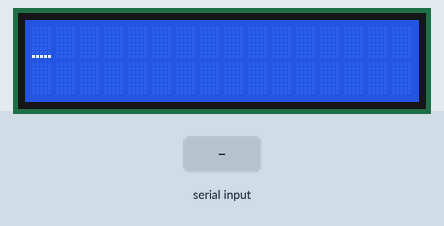
Recording of a sketch running on a simulated Arduino Uno, built with avr-gcc and run on an emulated ATmega328P. On the bench: 16×2 character LCD. The test bench sets the inputs (shaded band). What the sketch prints to the serial monitor is not drawn.

Above: at 1.2 s.
1.3 s: "1\n" received over Serial
At 2.5 s:
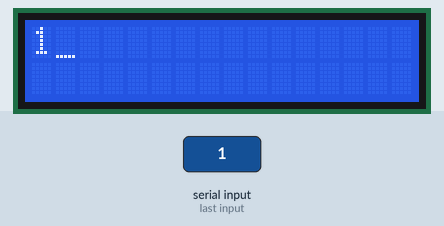
2.8 s: "0\n" received over Serial
At 3.9 s:
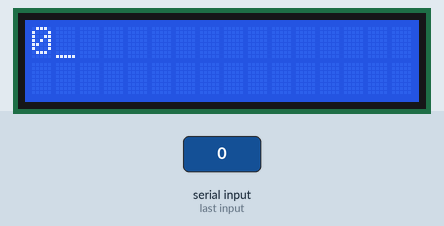
4.3 s: "2\n" received over Serial
At 5.0 s:
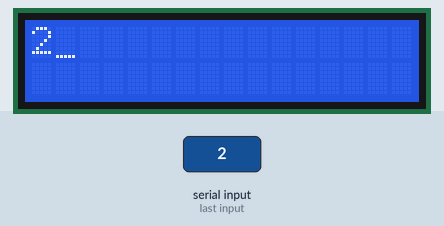
Timing chart, 0 to 7.3 s (numbered marks = the images above; inputs shaded):
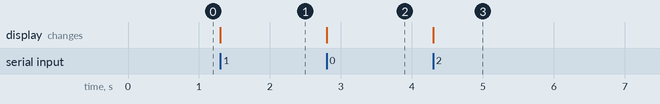

Measured:
- after the input at 1.3 s, the display: changes at once (image 1)
- after the input at 2.8 s, the display: changes at once (image 2)
- after the input at 4.3 s, the display: changes at once (image 3)

The sketch:

textLCD_02.ino
```cpp
#include <LiquidCrystal.h>
String a;
LiquidCrystal lcd(13, 12, 11, 10, 9, 8, 7, 6, 5, 4, 3); // creating CLASS
void setup() {
  // put your setup code here, to run once:
  Serial.begin(115200);
  lcd.begin(16, 2);
}

void loop() {
  // put your main code here, to run repeatedly:
  lcd.cursor();
  if (Serial.available()) {
    lcd.clear();
    lcd.setCursor(0,0);
    a = Serial.readStringUntil('\n');
    Serial.println(a);
    lcd.print(a);
  }

}
```
